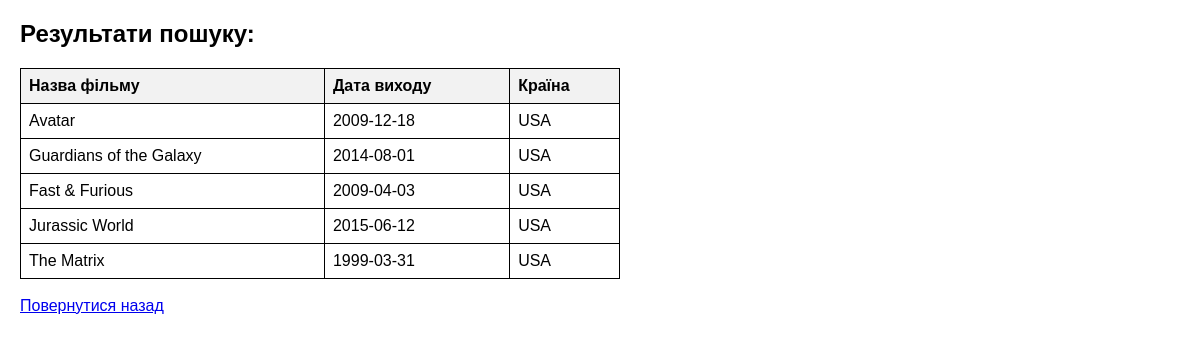
Page /by_genre.php?genre_id=1 on the committed database.
### tables this page shows
CREATE TABLE `film` (
  `ID_FILM` int NOT NULL,
  `name` varchar(255) NOT NULL,
  `date` date NOT NULL,
  `country` varchar(255) NOT NULL,
  `FID_Quality` varchar(10) NOT NULL,
  `director` varchar(255) DEFAULT NULL
);

### by_genre.php (the view, shortened to what this page needs)
<?php
require_once 'db.php';
if (isset($_GET['genre_id'])) {
    $genre_id = $_GET['genre_id'];
    $sql = "SELECT film.name, film.date, film.country
            FROM film
            JOIN film_genre ON film.ID_FILM = film_genre.FID_Film
            WHERE film_genre.FID_Genre = :genre_id";
    $stmt = $pdo->prepare($sql);
    $stmt->bindValue(':genre_id', $genre_id, PDO::PARAM_INT);
    $stmt->execute();
    $films = $stmt->fetchAll();
?>
<!DOCTYPE html>
<html lang="uk">
<head>
</head>
<body>
    <h2>Результати пошуку:</h2>
    <?php if ($films): ?>
        <table>
            <tr>
                <th>Назва фільму</th>
                <th>Дата виходу</th>
                <th>Країна</th>
            </tr>
            <?php foreach ($films as $film): ?>
                <tr>
                    <td><?= htmlspecialchars($film['name']) ?></td>
                    <td><?= htmlspecialchars($film['date']) ?></td>
                    <td><?= htmlspecialchars($film['country']) ?></td>
                </tr>
            <?php endforeach; ?>
        </table>
    <?php else: ?>
        <p>Фільмів не знайдено.</p>
    <?php endif; ?>
    <br>
    <a href="index.php">Повернутися назад</a>
</body>
</html>
<?php
}
?>

### by_genre.php (style rules this page uses)
body { font-family: Arial, sans-serif; margin: 20px; }
table { border-collapse: collapse; width: 600px; margin-top: 15px; }
th, td { border: 1px solid black; padding: 8px; text-align: left; }
th { background-color: #f2f2f2; }

### rows in the picture
film: name "Avatar", date "2009-12-18", country "USA"
film: name "Guardians of the Galaxy", date "2014-08-01", country "USA"
film: name "Fast & Furious", date "2009-04-03", country "USA"
film: name "Jurassic World", date "2015-06-12", country "USA"
film: name "The Matrix", date "1999-03-31", country "USA"
